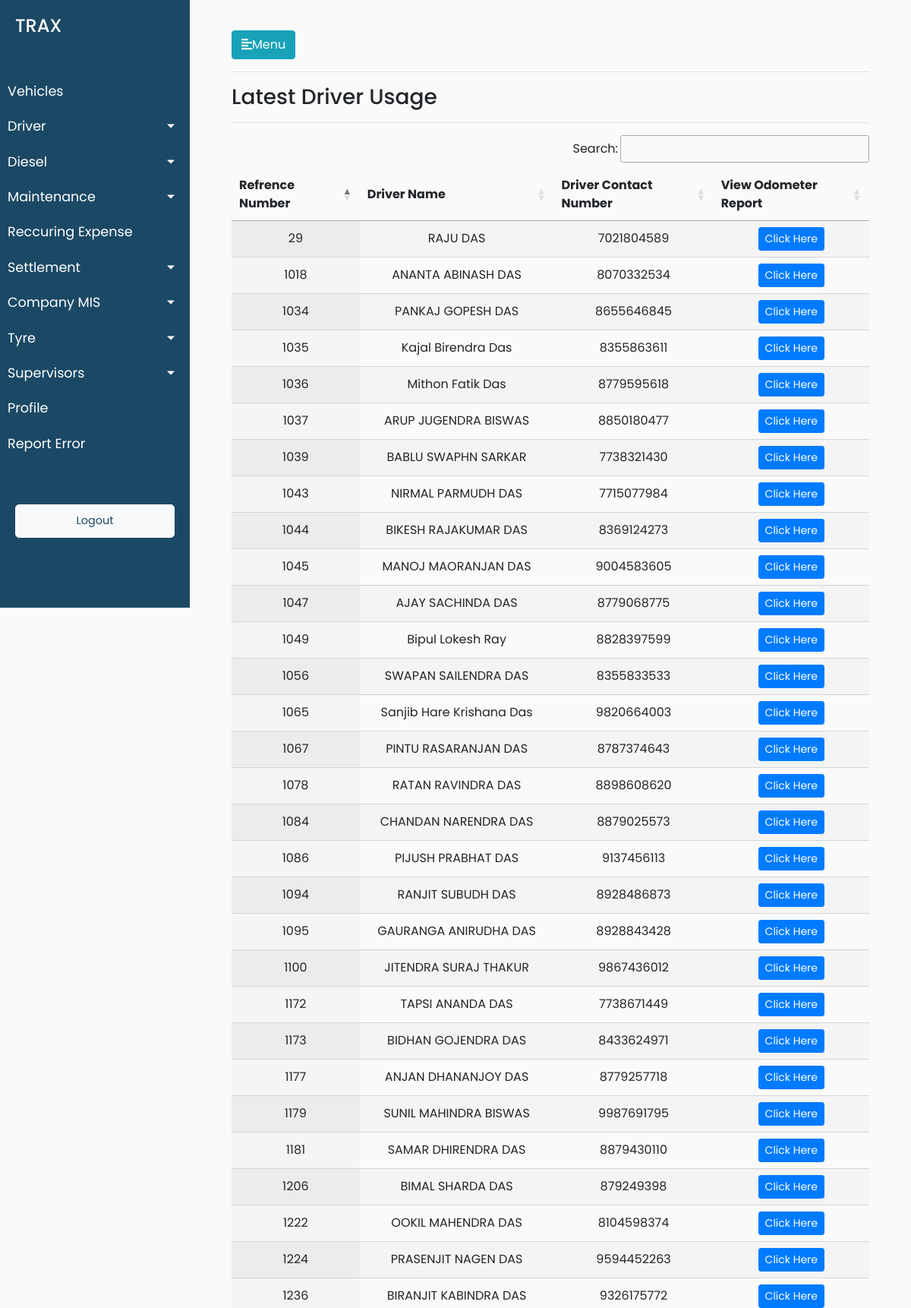
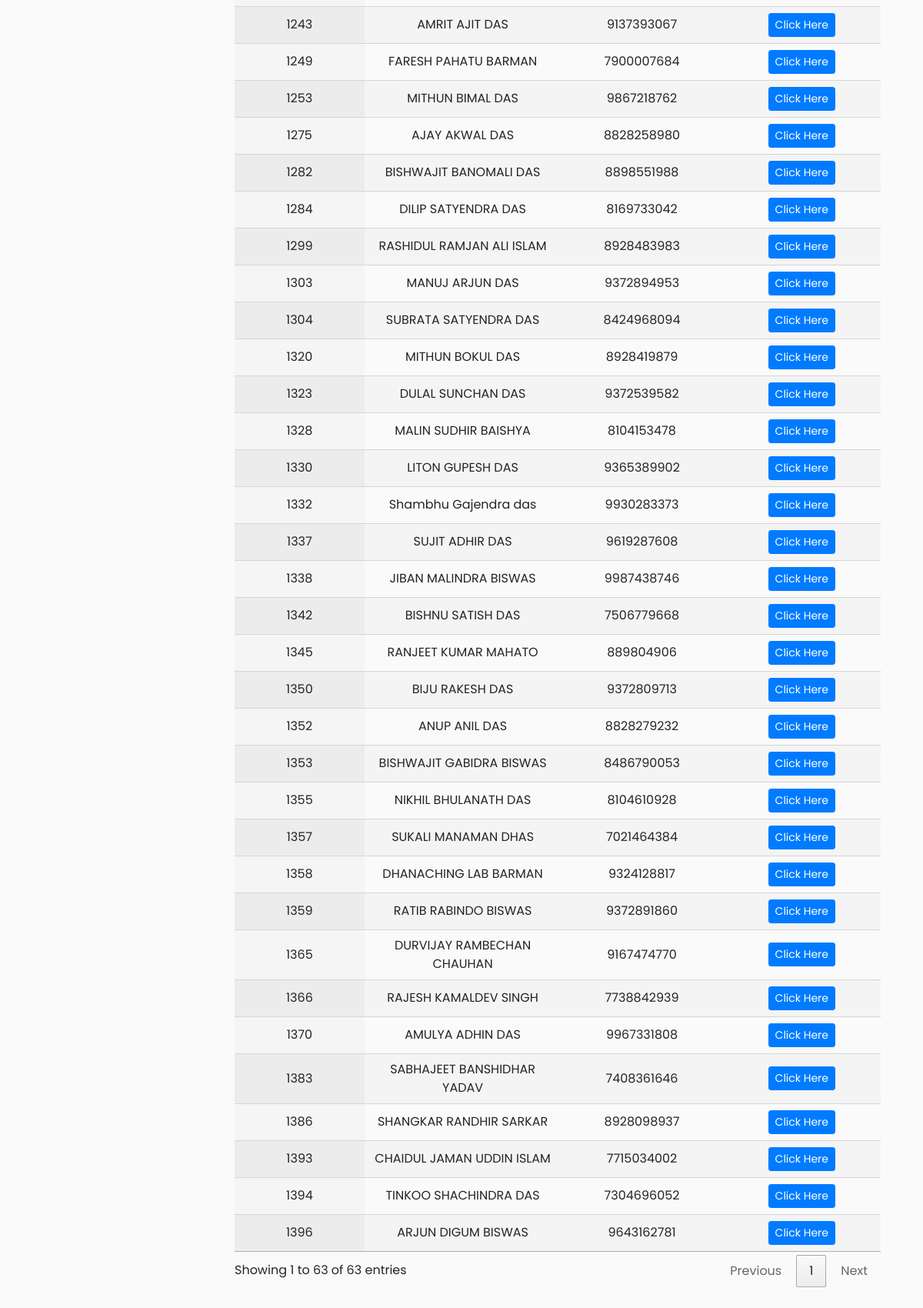
The page /driver/drivers_usage on the database as committed earlier (2 pictures, top to bottom).
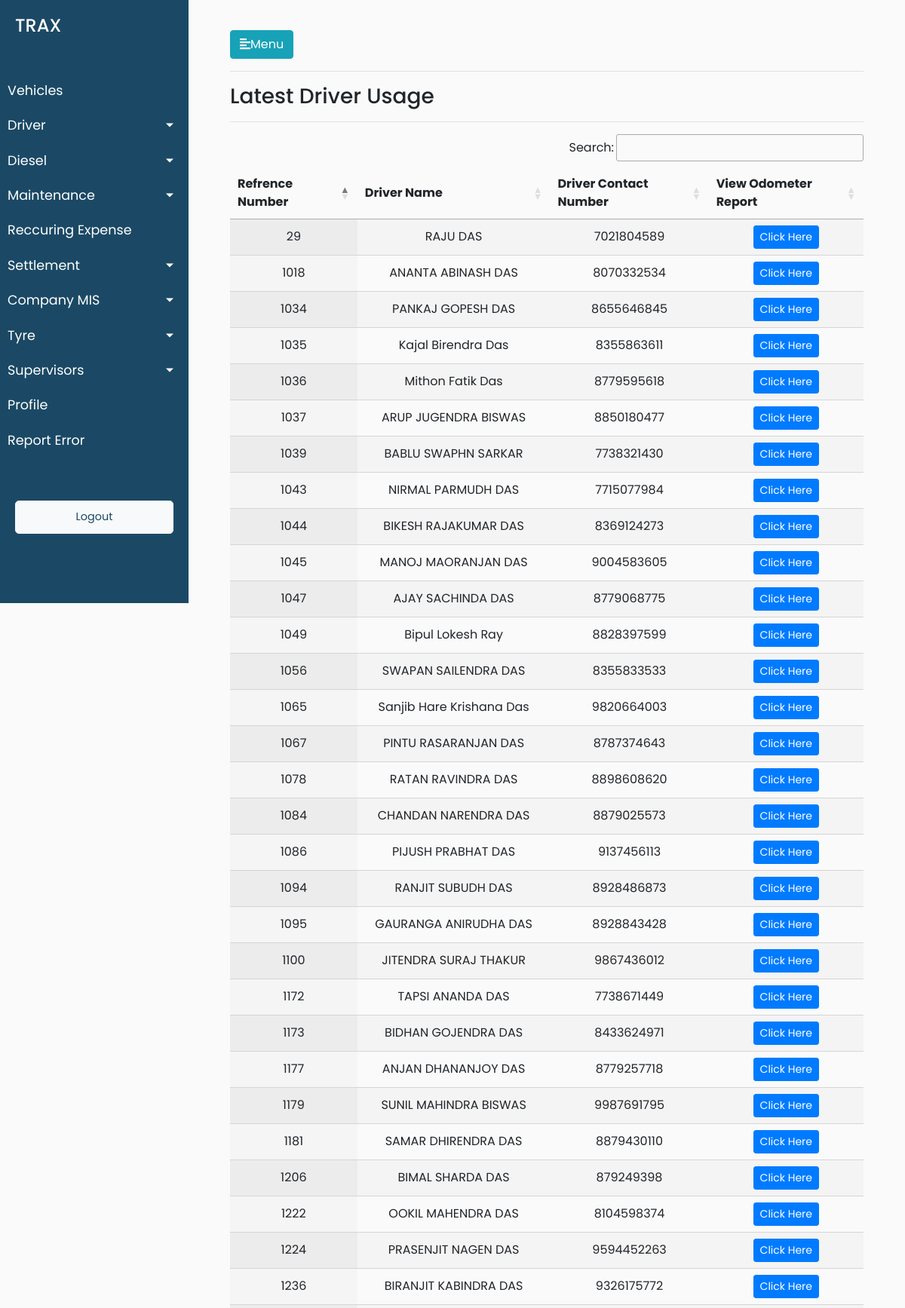
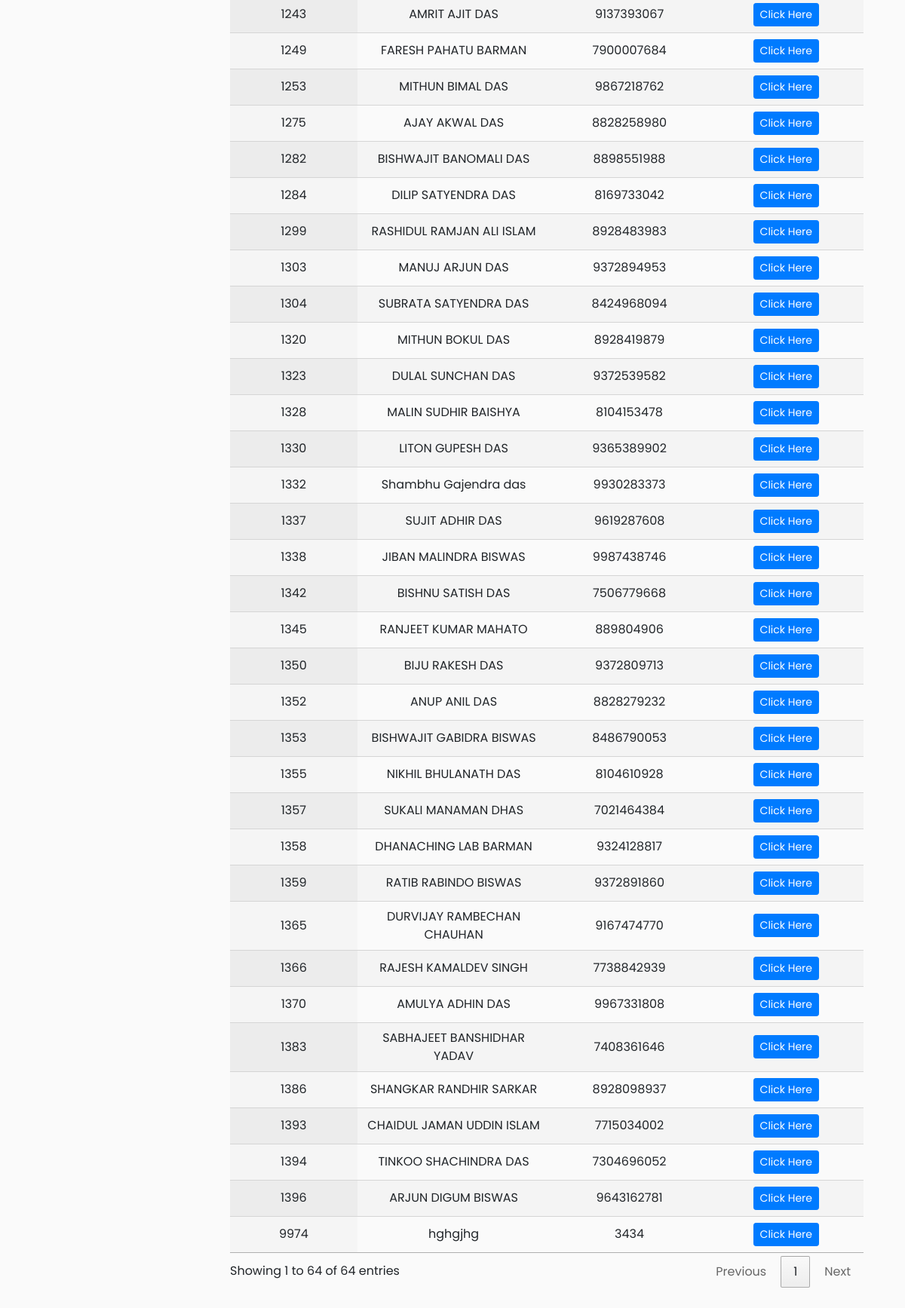
The same page on the database as committed later (2 pictures, top to bottom).
### trax_vehicle_manager_data/models.py (models this page shows, shortened)
class Drivers(models.Model):
        driver_reference_no = models.IntegerField()
        driver_driver_name = models.CharField(max_length=264,default="")
        driver_vehicle_short_number = models.CharField(max_length=12,blank=True)
        driver_vehicle_number = models.CharField(max_length=12,blank=True)
        driver_vehicle_type = models.CharField(max_length=264,blank=True)
        vehicle_type_of_module = models.CharField(max_length=264,blank=True)
        driver_joining_date = models.DateTimeField(default=timezone.now)
        driver_license_number = models.CharField(max_length=264,blank=True)
        driver_aadhar_number = models.CharField(max_length=264,blank=True,default="")
        driver_contact_number = models.CharField(max_length=264,blank=True,default="")
        driver_pan_number = models.CharField(max_length=264,blank=True,default="")
        driver_address_proof = models.CharField(max_length=264,blank=True,default="")
        driver_photoid_proof = models.CharField(max_length=264,blank=True,default="")
        driver_driver_bank_name = models.CharField(max_length=264,default="")
        driver_bank_name = models.CharField(max_length=264,blank=True,default="")
        driver_bank_account_number = models.CharField(max_length=264,blank=True)
        driver_ban_ifsc_code = models.CharField(max_length=264,blank=True,default="")
        driver_bank_branch = models.CharField(max_length=264,blank=True,default="")
        driver_alternate_contact_number=models.CharField(max_length=264,blank=True,default="")
        driver_license_residence_address=models.CharField(max_length=264,blank=True,default="")
        driver_aadhar_card_residence_address=models.CharField(max_length=264,blank=True,default="")
        driver_years_of_experience = models.CharField(max_length=264,blank=True,default="")
        driver_last_employer_name = models.CharField(max_length=264,blank=True,default="")
        driver_years_with_kruze_or_aaron = models.CharField(max_length=264,blank=True,default="")

### trax_vehicle_manager_data/views.py (the view)
# urls.py: path('driver/drivers_usage',views.drivers_usage,name='drivers_usage'),
def drivers_usage(request):
    driver_objects = Drivers.objects.all()
    data = {'driver_objects':driver_objects}
    return render(request,'trax_vehicle_manager_data/driver_usage.html',data)

### trax_vehicle_manager_data/templates/trax_vehicle_manager_data/driver_usage.html (shortened to what this page needs)
{% extends 'trax_vehicle_manager_data/base.html' %}
{% load static %}
{% block stylesheets %}
<link rel="stylesheet" href="//cdn.datatables.net/1.10.19/css/jquery.dataTables.min.css">
{% endblock stylesheets %}
{% block content %}
<hr>
<h3>Latest Driver Usage</h3>
<hr>
<div>
    <table id="test_table" class="display" style="width:100%;text-align: center">
        <thead>
            <tr>
                <th>Refrence Number</th>
                <th>Driver Name</th>
                <th>Driver Contact Number</th>
                <th>View Odometer Report</th>
            </tr>
        </thead>
        <tbody>
            {% for driver in driver_objects %}
            <tr>
                <td>{{driver.driver_reference_no}}</td>
                <td>{{driver.driver_driver_name}}</td>
                <td>{{driver.driver_contact_number}}</td>
                <td><button type="button" class="btn btn-sm btn-primary">
                                <a href="{% url 'trax_vehicle_manager_data:drivers_details' pk=driver.pk %}">
                                    Click Here
                                </a>
                            </button></td>
            </tr>
            {% endfor %}
        </tbody>
    </table>
</div>
</div>
{% endblock %}

Rows that differ between the two databases and show on the page:
added Drivers: driver_reference_no "9974", driver_driver_name "hghgjhg", driver_contact_number "3434"
Other text that changed with them:
text written by a page script: "Search: Showing 1 to 63 of 63 entries Previous 1 Next" → "Search: Showing 1 to 64 of 64 entries Previous 1 Next"
